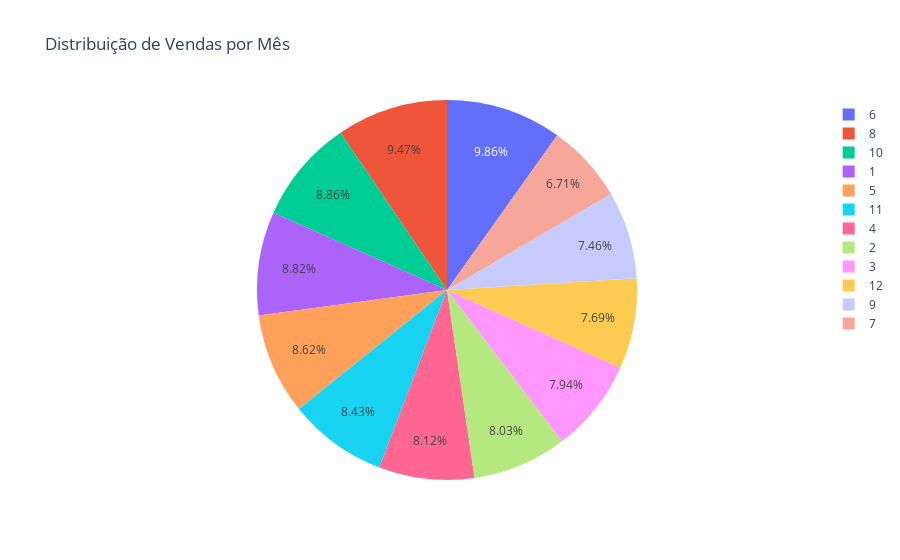

The notebook cell this image was saved under:
### Code cell
import plotly.express as px

# Criando um gráfico de pizza para as vendas do mês
grafico_pizza = px.pie(tabela_vendas_mes, values="sales", names="month",title="Distribuição de Vendas por Mês")
grafico_pizza.show()

### Figure 1 — Plotly figure (JSON) as saved in the notebook; plotly's stock layout.template omitted (floating-point values rounded to 4 significant figures)
{"data": [{"domain": {"x": [0, 1], "y": [0, 1]}, "hovertemplate": "month=%{label}<br>sales=%{value}<extra></extra>", "labels": [1, 2, 3, 4, 5, 6, 7, 8, 9, 10, 11, 12], "legendgroup": "", "name": "", "showlegend": true, "type": "pie", "values": [309300.0, 281500.0, 278600.0, 284700.0, 302400.0, 345700.0, 235200.0, 332000.0, 261500.0, 310800.0, 295500.0, 269800.0]}], "layout": {"legend": {"tracegroupgap": 0}, "title": {"text": "Distribuição de Vendas por Mês"}}}
